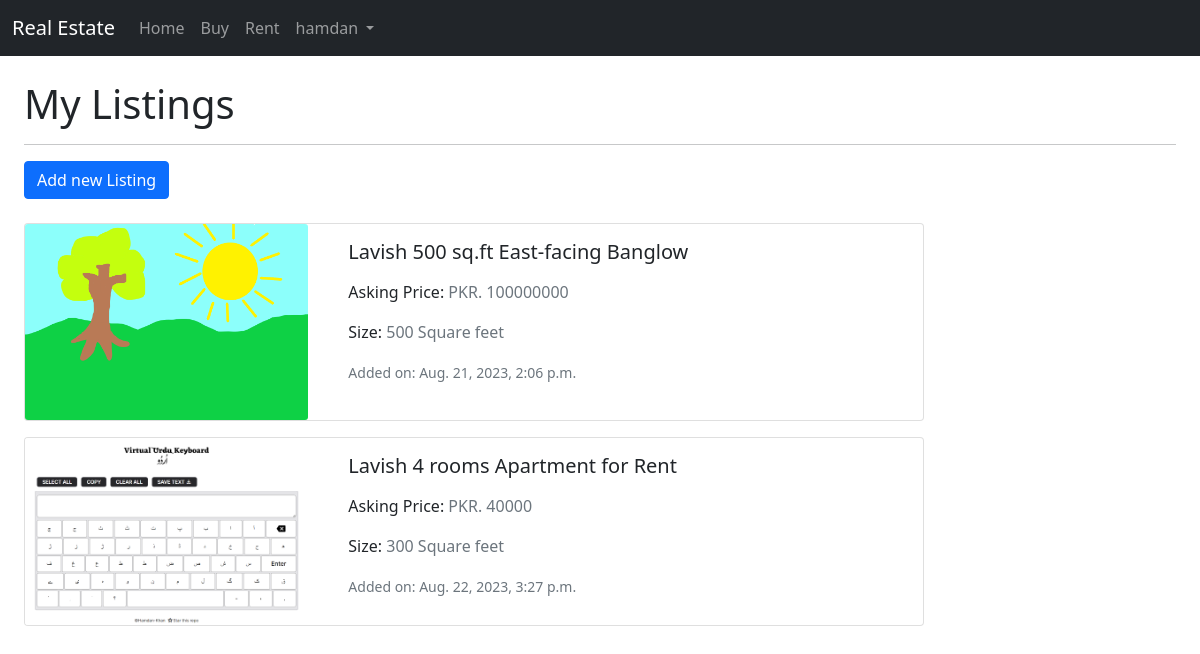
Page /user/my_listings/ (signed in) on the committed database.
### users/models.py (models this page shows)
class CustomUser(AbstractUser):
    Gender_choices = [
        ('M', 'Male'),
        ('F', 'Female'),
    ]
    gender = models.CharField(
        max_length=1, choices=Gender_choices, null=True, blank=True)

### market/models.py (models this page shows, shortened)
class Property(models.Model):
    UNIT_CHOICES = [
        ("Square feet", "sq.ft"),
        ("Square meters", "sq.m"),
        ("Marla", "marla"),
        ("Kanal", "kanal"),
    ]
    SALE_CHOICES = [
        ("Sell", "Sell"),
        ("Rent", "Rent"),
    ]
    PROVINCE_CHOICES = [
        ("Sindh", "S"),
        ("Punjab", "P"),
        ("Balochistan", "B"),
        ("KPK", "K"),
    ]
    title = models.CharField(max_length=300, blank=True, null=True)
    owner = models.ForeignKey(
        settings.AUTH_USER_MODEL, on_delete=models.CASCADE, blank=True, null=True)
    type = models.ForeignKey(
        PropertyType, on_delete=models.CASCADE, related_name="property", blank=True, null=True)
    sale_type = models.CharField(
        max_length=10, choices=SALE_CHOICES, blank=True, null=True)
    address = models.CharField(max_length=500, blank=True, null=True)
    price = models.IntegerField(blank=True, null=True)
    size = models.IntegerField(blank=True, null=True)
    size_unit = models.CharField(
        choices=UNIT_CHOICES, blank=True, null=True, max_length=100)
    description = models.TextField(blank=True, null=True)
    province = models.CharField(
        choices=PROVINCE_CHOICES, max_length=40, null=True, blank=True)
    city = models.ForeignKey(
        City, on_delete=models.CASCADE, related_name="property_city", null=True, blank=True)
    area = models.ForeignKey(
        Area, on_delete=models.CASCADE, related_name="area", null=True, blank=True)
    property_pic = models.ImageField(
        upload_to=property_pic_path, blank=True, null=True)
    added_at = models.DateTimeField(
        default=timezone.now, blank=True, null=True)

### users/views.py (the view)
# urls.py: path("my_listings/", views.MyListingsView, name="my_listings"),
@login_required
def MyListingsView(request):
    listings = Property.objects.filter(owner=request.user)
    return render(request, "users/my_listings.html", {'listings': listings})

### users/templates/users/my_listings.html (shortened to what this page needs)
{% extends 'market/base.html' %}
{% block content %}
<main>
    <h1>My Listings</h1>
    <hr >
    <section>
        <a class="btn btn-primary" href="{% url 'users:add_listing' %}">Add new Listing</a>
        <div class="my-4">
            {% for listing in listings  %}
                <div class="card mb-3" style="max-width: 900px;">
                    <div class="row no-gutters">
                        <div class="col-md-4">
                            <img src="{% if listing.property_pic %}{{ listing.property_pic.url }}{% else %}https://static.vecteezy.com/system/resources/previews/014/554/760/original/man-profile-negative-photo-anonymous-silhouette-human-head-businessman-worker-support-illustration-vector.jpg{% endif %}"  class="card-img img-fluid" style="object-fit: cover; height: 100%; max-height: 200px;" alt="">
                        </div>
                        <div class="col-md-8">
                            <div class="card-body">
                              <h5 class="card-title">{{ listing.title }}</h5>
                              <p class="card-text">Asking Price: <span class="text-muted">PKR. {{ listing.price }}</span></p>
                              <p class="card-text">Size: <span class="text-muted">{{ listing.size }} {{ listing.size_unit }}</span></p>
                              <div ><small class="text-muted">Added on: {{ listing.added_at }}</small></div>
                            </div>
                        </div>
                    </div>
                </div>
            {% endfor %}
        </div>
    </section>
</main>
{% endblock %}

### market/templates/market/base.html (shortened to what this page needs)
<!DOCTYPE html>
<html lang="en">
  <head>
    <link href="https://cdn.jsdelivr.net/npm/bootstrap@5.0.2/dist/css/bootstrap.min.css" rel="stylesheet">
  </head>
  <body>
    {% include 'market/header.html' %}
    <div class="p-4" style="margin-bottom: 100px;" >{% block content %} {% endblock %}</div>
  </body>
</html>

### market/templates/market/header.html (shortened to what this page needs)
<nav class="navbar navbar-expand-lg bg-dark navbar-dark bg-body-tertiary">
    <div class="container-fluid">
      <a class="navbar-brand" href="{% url 'market:listing' %}">Real Estate</a>
      <div class="collapse navbar-collapse" id="navbarNavDropdown">
        <ul class="navbar-nav">
          <li class="nav-item">
            <a class="nav-link" aria-current="page" href="{% url 'market:listing' %}">Home</a>
          </li>
          <li class="nav-item">
            <a class="nav-link" href="{% url 'market:buy' %}">Buy</a>
          </li>
          <li class="nav-item">
            <a class="nav-link" href="{% url 'market:rent' %}">Rent</a>
          </li>
          {% if user.is_authenticated %}
            <li class="nav-item dropdown">
              <a class="nav-link dropdown-toggle" href="#" role="button" data-bs-toggle="dropdown" aria-expanded="false">
                {{ user }}
              </a>
            </li>
          {% else %}
            <li class="nav-item">
              <a class="nav-link" href="{% url 'users:login' %}">Login</a>
            </li>
          {% endif %}
        </ul>
      </div>
    </div>
  </nav>

### rows in the picture
CustomUser: username "hamdan"
Property: property_pic (picture), title "Lavish 500 sq.ft East-facing Banglow", price "100000000", size "500", size_unit "Square feet", added_at "Aug. 21, 2023, 2:06 p.m."
Property: property_pic (picture), title "Lavish 4 rooms Apartment for Rent", price "40000", size "300", size_unit "Square feet", added_at "Aug. 22, 2023, 3:27 p.m."
